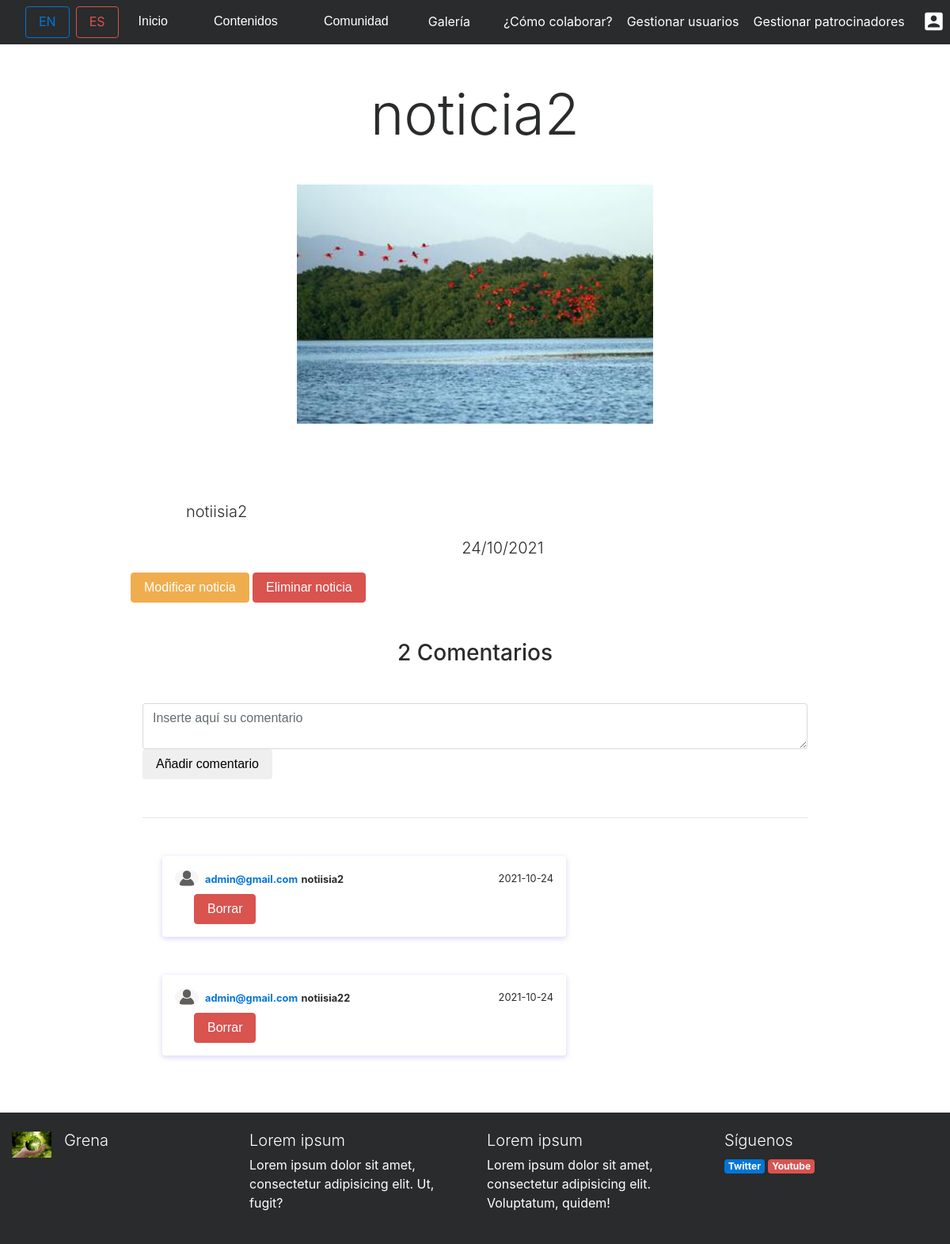
The app's page /index.php?controller=noticias&action=view&id=2 (signed in) with its own data.
### tables this page shows
CREATE TABLE IF NOT EXISTS NOTICIA(
		ID_NOTICIA INT(10) AUTO_INCREMENT,
		FECHA DATE NOT NULL,
		IMAGEN_RUTA VARCHAR(255) NOT NULL,
		TITULO VARCHAR(255) NOT NULL,
		CUERPO_NOTICIA VARCHAR(2550) NOT NULL,
		
		CONSTRAINT PK_NOTICIA PRIMARY KEY(ID_NOTICIA)

	);

CREATE TABLE IF NOT EXISTS USUARIO(
		ID_USUARIO INT(10) AUTO_INCREMENT,
		USERNAME VARCHAR(255) NOT NULL UNIQUE,
		DNI VARCHAR(255) NOT NULL UNIQUE,
		TELEFONO VARCHAR(11) NOT NULL UNIQUE, 
		EMAIL VARCHAR(255) NOT NULL UNIQUE,
		DIRECCION VARCHAR(255) NOT NULL,
		GENERO ENUM("mujer","hombre") ,
		PASSWD VARCHAR(255) NOT NULL,
		ROL ENUM("usuario","administrador") DEFAULT "usuario",
		
		CONSTRAINT PK_USUARIO PRIMARY KEY(ID_USUARIO)

	);

CREATE TABLE IF NOT EXISTS COMENTARIOS(
		ID_COMENTARIO INT(10) AUTO_INCREMENT,
		FECHA DATE NOT NULL,
		USUARIOID INT(10) NOT NULL,
		CUERPO_COMENTARIO VARCHAR(255) NOT NULL,
		NOTICIAID INT(10) NOT NULL,
		
		FOREIGN KEY(NOTICIAID) REFERENCES NOTICIA(ID_NOTICIA),
		FOREIGN KEY(USUARIOID) REFERENCES USUARIO(ID_USUARIO),
		CONSTRAINT PK_COMENTARIOS PRIMARY KEY(ID_COMENTARIO)

	);

### core/ViewManager.php (called while the page is built, shortened)
<?php
class ViewManager {
	private $variables = array();
	public function setVariable($varname, $value, $flash=false) {
		$this->variables[$varname] = $value;
	}
	public function getVariable($varname, $default=NULL) {
		if (!isset($this->variables[$varname])) {
			return $default;
		}
		return $this->variables[$varname];
	}
	public function render($controller, $viewname) {
		include(__DIR__."/../view/$controller/$viewname.php");
	}
	private static $viewmanager_singleton = NULL;
	public static function getInstance() {
		if (self::$viewmanager_singleton == null) {
			self::$viewmanager_singleton = new ViewManager();
		}
		return self::$viewmanager_singleton;
	}
}

### controller/NoticiasController.php (called while the page is built, shortened)
<?php
require_once(__DIR__."/../model/Noticia.php");
require_once(__DIR__."/../model/NoticiaMapper.php");
require_once(__DIR__."/../model/User.php");
require_once(__DIR__."/../core/ViewManager.php");
class NoticiasController extends BaseController {
	private $noticiaMapper;
	public function __construct() {
		$this->noticiaMapper = new NoticiaMapper();
	}
	public function view(){
		$noticiaid = $_GET["id"];
		$noticia = $this->noticiaMapper->findByIdWithComments($noticiaid);
		$this->view->setVariable("noticia", $noticia);
		$comentario = $this->view->getVariable("comentario");
		$this->view->setVariable("comentario", ($comentario==NULL)?new Comentario():$comentario);
		$this->view->render("noticias", "view");
	}
}

### index.php (called while the page is built, shortened)
<?php
function run() {
	try {
		$controller = loadController($_GET["controller"]);
		$actionName = $_GET["action"];
		$controller->$actionName();
	} catch(Exception $ex) {
		die("An exception occured!!!!!".$ex->getMessage());
	}
}
function loadController($controllerName) {
	return new $controllerClassName();
}
run();
?>

### model/Noticia.php (called while the page is built, shortened)
<?php
class Noticia {
	private $id;
	private $fecha;
	private $imagenruta;
	private $titulo;
	private $cuerponoticia;
	private $comentarios;
	public function __construct($id=NULL, $fecha=NULL, $imagenruta=NULL, $titulo=NULL, $cuerponoticia=NULL,$comentarios=NULL) {
		$this->id = $id;
		$this->fecha= $fecha;
		$this->imagenruta = $imagenruta;
		$this->titulo = $titulo;
		$this->cuerponoticia = $cuerponoticia;
		$this->comentarios = $comentarios;
	}
	public function getId() {
		return $this->id;
	}
	public function getFecha() {
		return $this->fecha;
	}
	public function getImagenruta() {
		return $this->imagenruta;
	}
	public function getTitulo() {
		return $this->titulo;
	}
	public function getCuerponoticia() {
		return $this->cuerponoticia;
	}
	public function getComentarios() {
		return $this->comentarios;
	}
	public function setComentarios($comentarios) {
		$this->comentarios = $comentarios;
	}
}

### model/NoticiaMapper.php (called while the page is built, shortened)
<?php
require_once(__DIR__."/../core/PDOConnection.php");
require_once(__DIR__."/../model/User.php");
require_once(__DIR__."/../model/Noticia.php");
require_once(__DIR__."/../model/Comentario.php");
class NoticiaMapper {
	private $db;
	public function __construct() {
		$this->db = PDOConnection::getInstance();
	}
	public function findByIdWithComments($noticiaid){
		$stmt = $this->db->prepare("SELECT
			N.ID_NOTICIA as 'NOTICIA.ID_NOTICIA',
			N.TITULO as 'NOTICIA.TITULO',
			N.CUERPO_NOTICIA as 'NOTICIA.CUERPO_NOTICIA',
			N.IMAGEN_RUTA as 'NOTICIA.IMAGEN_RUTA',
			N.FECHA as 'NOTICIA.FECHA',
			C.ID_COMENTARIO as 'COMENTARIOS.ID_COMENTARIO',
			C.USUARIOID as 'COMENTARIOS.USUARIOID',
			C.NOTICIAID as 'COMENTARIOS.NOTICIAID',
			C.CUERPO_COMENTARIO as 'COMENTARIOS.CUERPO_COMENTARIO',
			C.FECHA as 'COMENTARIOS.FECHA',
			U.ID_USUARIO as 'USUARIO.ID_USUARIO',
			U.USERNAME as 'USUARIO.USERNAME',
			U.DNI as 'USUARIO.DNI',
			U.TELEFONO as 'USUARIO.TELEFONO',
			U.EMAIL as 'USUARIO.EMAIL',
			U.DIRECCION as 'USUARIO.DIRECCION',
			U.GENERO as 'USUARIO.GENERO',
			U.PASSWD as 'USUARIO.PASSWD',
			U.ROL as 'USUARIO.ROL'
			FROM NOTICIA N LEFT OUTER JOIN COMENTARIOS C
			ON N.ID_NOTICIA = C.NOTICIAID
			LEFT OUTER JOIN USUARIO U
			ON C.USUARIOID = U.ID_USUARIO
			WHERE
			N.ID_NOTICIA =? ");
			$stmt->execute(array($noticiaid));
			$noticia_wt_comentarios= $stmt->fetchAll(PDO::FETCH_ASSOC);
			if(sizeof($noticia_wt_comentarios) > 0) {
				$noticia = new Noticia($noticia_wt_comentarios[0]["NOTICIA.ID_NOTICIA"],
				$noticia_wt_comentarios[0]["NOTICIA.FECHA"],
				$noticia_wt_comentarios[0]["NOTICIA.IMAGEN_RUTA"],
				$noticia_wt_comentarios[0]["NOTICIA.TITULO"],
				$noticia_wt_comentarios[0]["NOTICIA.CUERPO_NOTICIA"]);
				$usuario = new User($noticia_wt_comentarios[0]["USUARIO.ID_USUARIO"],
				$noticia_wt_comentarios[0]["USUARIO.EMAIL"],
				$noticia_wt_comentarios[0]["USUARIO.PASSWD"],
				$noticia_wt_comentarios[0]["USUARIO.USERNAME"],
				$noticia_wt_comentarios[0]["USUARIO.DNI"],
				$noticia_wt_comentarios[0]["USUARIO.TELEFONO"],
				$noticia_wt_comentarios[0]["USUARIO.DIRECCION"],
				$noticia_wt_comentarios[0]["USUARIO.GENERO"],
				$noticia_wt_comentarios[0]["USUARIO.ROL"]);
				$comentarios_array = array();
				if ($noticia_wt_comentarios[0]["COMENTARIOS.ID_COMENTARIO"]!=null) {
					foreach ($noticia_wt_comentarios as $comentario){
						$comentario = new Comentario( $comentario["COMENTARIOS.ID_COMENTARIO"],
						$comentario["COMENTARIOS.FECHA"],
						$usuario,
						$comentario["COMENTARIOS.CUERPO_COMENTARIO"],
						$noticia);
						array_push($comentarios_array, $comentario);
					}
				}
				$noticia->setComentarios($comentarios_array);
				return $noticia;
			}else {
				return NULL;
			}
		}
	}

### core/PDOConnection.php (called while the page is built)
<?php
class PDOConnection {
	private static $dbhost = "127.0.0.1";
	private static $dbname = "GRENA";
	private static $dbuser = "grena";
	private static $dbpass = "grena21";
	private static $db_singleton = null;
	public static function getInstance() {
		if (self::$db_singleton == null) {
			self::$db_singleton = new PDO(
			"mysql:host=".self::$dbhost.";dbname=".self::$dbname.";charset=utf8",
			self::$dbuser,
			self::$dbpass,
			array(
				PDO::ATTR_EMULATE_PREPARES => false,
				PDO::ATTR_ERRMODE => PDO::ERRMODE_EXCEPTION
			)
		);
	}
	return self::$db_singleton;
}
}
?>

### model/Comentario.php (called while the page is built, shortened)
<?php
class Comentario {
	private $id;
	private $fecha;
	private $user;
	private $cuerpo;
	public function __construct($id=NULL,$fecha=NULL, User $user=NULL, $cuerpo=NULL, Noticia $noticia=NULL) {
		$this->id = $id;
		$this->fecha = $fecha;
		$this->user = $user;
        $this->cuerpo = $cuerpo;
	}
	public function getId(){
		return $this->id;
	}
	public function getFecha() {
		return $this->fecha;
	}
    public function getCuerpo() {
		return $this->cuerpo;
	}
	public function getUser() {
		return $this->user;
	}
}

### model/User.php (called while the page is built, shortened)
<?php
class User {
	private $username;
	public function __construct($id=NULL,$username=NULL, $dni=NULL,$telefono=NULL,$email=NULL,$direccion=NULL,$genero=NULL,$passwd=NULL,$rol=NULL) {
		$this->username = $username;
	}
	public function getUsername() {
		return $this->username;
	}
}

### view/noticias/view.php (the view, shortened to what this page needs)
<?php
require_once(__DIR__."/../../core/ViewManager.php");
$view = ViewManager::getInstance();
$noticia = $view->getVariable("noticia");
$fecha=date_parse($noticia->getFecha());
$fechanoticia=$fecha["day"]."/".$fecha["month"]."/".$fecha["year"];
$numcomentarios=intval(count($noticia->getComentarios()));
$x=0;
?>
<div class="container my-5 w-75 ">
<h1 class="display-3 titulovideos"><?= $noticia->getTitulo() ?></h1> </a>
<div class="row d-flex  align-items-center  ">
<img class=" img-fluid mx-auto w-50 h-50 mb-5 "   src="images/<?= $noticia->getImagenruta() ?>" alt="Generic placeholder image">
          <div class="col-md-12  align-items-center mt-5">
          <p class="lead textovideos"><?= nl2br($noticia->getCuerponoticia())?></p>
          <p class="lead textovideos  text-center"><?= $fechanoticia ?></p>
          <?php if( isset($_SESSION['rol']) && $_SESSION['rol']== "administrador"){ ?>
            <button type="button" class="btn btn-warning" onclick="window.location.href='index.php?controller=noticias&amp;action=edit&amp;id=<?=$noticia->getId() ;?>'">Modificar noticia</button>
        <button type="button" class="btn text-center btn-danger " data-toggle="modal" data-target="#modalDeleteNoticia<?=$noticia->getId() ;?>">Eliminar noticia</button>
        <?php
          }
        if(isset($_SESSION['currentuser'])){?>
        <div class="container mt-5">
    	<h3 class=" text-center"><?php echo $numcomentarios; if($numcomentarios!=1){ ?> Comentarios <?php } else{
                ?> Comentario <?php } ?></h3>
                                <form id="contact-form" class=" align-items-center" role="form" action="index.php?controller=comentarios&amp;action=add&id=<?=$noticia->getId()?>" method="POST">
                                <textarea class="form-control mt-5" id="cuerpocoment" name="cuerpocoment" placeholder="Inserte aquí su comentario" required=""></textarea>
                                <button type="submit" value="submit" class="btn btn-normal pull-right  text-center">Añadir comentario</button>
                                <form>
                                <hr class="mt-5 ">
            <div class="col-sm-8">
                <?php if(isset($noticia->getComentarios()[0])){ while(isset($noticia->getComentarios()[$x])){ ?>
    <div class="card p-3 mt-5">
                        <div class="d-flex justify-content-between align-items-center">
                      <div class="user d-flex flex-row align-items-center">
                        <img src="images/fotoperfilanonimo.png" width="30" class="user-img rounded-circle mr-2">
                        <span><small class="font-weight-bold text-primary"><?=$noticia->getComentarios()[$x]->getUser()->getUsername()?></small> <small class="font-weight-bold"><?=$noticia->getComentarios()[$x]->getCuerpo()?></small></span>
                      </div>
                      <small><?=$noticia->getComentarios()[$x]->getFecha()?></small>
                      </div>
                      <div class="action d-flex justify-content-between mt-2 align-items-center">
                        <div class="reply px-4">
                        <?php if( isset($_SESSION['rol']) && ($_SESSION['rol']== "administrador" || $_SESSION['currentuser']== $noticia->getComentarios()[$x]->getUser()->getEmail() )){ ?>
        <button type="button" class="btn float-r btn-danger " data-toggle="modal" data-target="#modalDeleteComentario<?=$noticia->getComentarios()[$x]->getId() ;?>">Borrar</button>
<?php } ?>
                        </div>
                      </div>
                    </div>
                    <?php $x = $x+1;}} ?>
<?php } ?>
        </div>

### css/style.css (style rules this page uses)
.card { margin-left: 10px; margin-right: 10px }

### records on screen
noticia: TITULO "noticia2", IMAGEN_RUTA (picture), CUERPO_NOTICIA "notiisia2", FECHA "24/10/2021"
usuario: EMAIL "admin@gmail.com"
comentarios: CUERPO_COMENTARIO "notiisia2", FECHA "2021-10-24"
comentarios: USUARIOID.EMAIL "admin@gmail.com", CUERPO_COMENTARIO "notiisia22", FECHA "2021-10-24"

### other values on screen
i18n("Inicio") "Inicio"
i18n("Contenidos") "Contenidos"
i18n("Comunidad") "Comunidad"
i18n("Galería") "Galería"
i18n("¿Cómo colaborar?") "¿Cómo colaborar?"
i18n("Gestionar usuarios") "Gestionar usuarios"
i18n("Gestionar patrocinadores") "Gestionar patrocinadores"
$numcomentarios "2"
